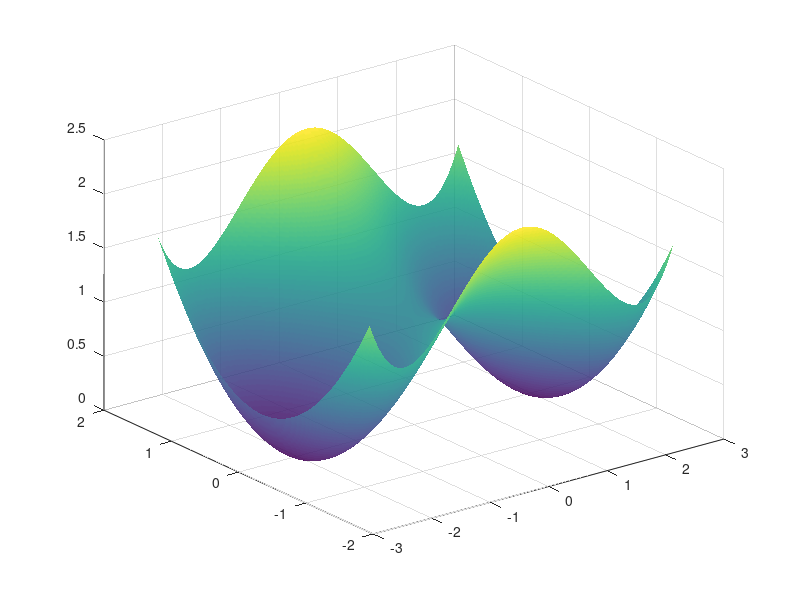

MATLAB code to generate this figure: (Note: this script raises an error after producing the figure.)
%% 2D bistable ecosystem potential: surface and gradient-descent trajectories
%
%   Phenomenological double-well potential (cusp catastrophe normal form):
%
%       V(x, y; b) = (x² - b)² / (4b)  +  c · y²
%
%   This is the normal form of the fold/cusp catastrophe widely used in
%   ecology to model regime shifts and bistability (Zeeman 1976, May 1977,
%   Scheffer et al. 2001).  The bifurcation parameter b controls the
%   number and position of stable states:
%     b > 0  →  two stable states at x* = ±√b  (bistable)
%     b = 0  →  fold bifurcation (one degenerate equilibrium)
%     b < 0  →  one stable state at x* = 0 (monostable)
%
%   Here b = 4, c = 0.5:
%       V(x, y) = (x² - 4)² / 16  +  y² / 2
%
%   x = normalised ecosystem state (e.g. vegetation cover, fish biomass)
%   y = environmental fluctuation  (e.g. soil moisture, turbidity)
%
%   Equilibria:
%     Stable (local minima):  (±2, 0),  V = 0
%     Unstable (saddle):       ( 0, 0),  V = 1
%
%   ODE system (gradient descent on V):
%       dx/dt = -∂V/∂x =  x - x³/4   [≡ x(1 - x²/4)]
%       dy/dt = -∂V/∂y = -y
%
%   References:
%     Zeeman (1976) Catastrophe theory. Sci. Am. 234, 65-83.
%     May (1977) Thresholds and breakpoints. Nature 269, 471-477.
%     Scheffer et al. (2001) Catastrophic shifts. Nature 413, 591-596.
%
%   Saves: plots/double_well_potential.pdf

%% ── Parameters ──────────────────────────────────────────────────────────

b = 4;      % bifurcation parameter — stable states at x* = ±√b = ±2
c = 0.5;    % y-curvature coefficient

x_vec = linspace(-2.6, 2.6, 300);   % state-variable grid
y_vec = linspace(-1.6, 1.6, 300);   % environmental-variable grid

tspan = [0, 6];                      % integration window

%% ── Potential and partial derivatives (anonymous functions) ──────────────

% V(x,y) = (x²-b)²/(4b) + c·y²
V    = @(x, y)   (x.^2 - b).^2 ./ (4*b)  +  c .* y.^2;

% ∂V/∂x = x(x²-b)/b  [= x³/b - x]
dVdx = @(x, y)   x .* (x.^2 - b) ./ b;

% ∂V/∂y = 2c·y
dVdy = @(x, y)   2*c .* y;

% 2D ODE:  [dx/dt; dy/dt] = -∇V
odefun = @(t, u) [ -dVdx(u(1), u(2)); ...
                   -dVdy(u(1), u(2)) ];

%% ── ODE solver options ───────────────────────────────────────────────────

odeOpts = odeset('RelTol', 1e-8, 'AbsTol', 1e-10);

%% ── Equilibria ───────────────────────────────────────────────────────────
% Analytical: ∇V = 0  →  x(x²-b)/b = 0  AND  2c·y = 0
%   Stable   (local minima, ∂²V/∂x²>0): (±√b, 0) = (±2, 0),  V = 0
%   Unstable (saddle,       ∂²V/∂x²<0): (  0,  0),            V = 1

eq_stable   = [ sqrt(b), 0 ; -sqrt(b), 0 ];   % [x, y] rows
eq_unstable = [ 0,       0 ];

fprintf('\n── Equilibria ──────────────────────────────────────────────\n');
for k = 1 : size(eq_stable, 1)
    fprintf('  Stable   (x*, y*) = (%+.4f, %+.4f)   V = %.4f\n', ...
            eq_stable(k,1), eq_stable(k,2), ...
            V(eq_stable(k,1), eq_stable(k,2)));
end
for k = 1 : size(eq_unstable, 1)
    fprintf('  Unstable (x*, y*) = (%+.4f, %+.4f)   V = %.4f\n', ...
            eq_unstable(k,1), eq_unstable(k,2), ...
            V(eq_unstable(k,1), eq_unstable(k,2)));
end
fprintf('────────────────────────────────────────────────────────────\n\n');

%% ── Trajectories ─────────────────────────────────────────────────────────

% Basin colours (matching MSS_figs.mlx palette)
col_right = [0.5059, 0.6078, 0.4039];   % green  — right basin (x0 > 0)
col_left  = [0.7137, 0.6353, 0.4118];   % brown  — left  basin (x0 < 0)

% 14 initial conditions as explicit [x0, y0] rows.
% Symmetric layout: 6 far-field (±2.2, ±1.4) × 2 y-levels,
% plus 2 near-saddle ICs that hug the separatrix.
ICs = [ ...
   -2.2, -1.0;   -2.2,  1.0; ...   % far left,  both y
   -1.4, -1.0;   -1.4,  1.0; ...   % mid left,  both y
   -0.6, -1.0;   -0.6,  1.0; ...   % near left, both y
    0.6, -1.0;    0.6,  1.0; ...   % near right,both y
    1.4, -1.0;    1.4,  1.0; ...   % mid right, both y
    2.2, -1.0;    2.2,  1.0; ...   % far right, both y
   -0.2,  0.0;    0.2,  0.0  ...   % on y=0, near separatrix
];  % 14 rows total

traj_all = {};

for k = 1 : size(ICs, 1)
    u0      = ICs(k, :).';
    [~, uu] = ode45(odefun, tspan, u0, odeOpts);

    tr.x      = uu(:, 1);
    tr.y      = uu(:, 2);
    tr.V      = V(uu(:,1), uu(:,2));
    tr.col    = col_right * (ICs(k,1) >= 0) + col_left * (ICs(k,1) < 0);
    tr.col_dk = tr.col * 0.60;   % darkened shade for the directional arrow
    traj_all{end+1} = tr;   
end

%% ── Shared publication style ─────────────────────────────────────────────

FS  = 22;             % base font size (pt)
LW  = 1.6;            % trajectory line width  (2.0 × 0.8 = 1.6)
FN  = 'Helvetica';    % axis font

red_col = [0.85 0.07 0.07];   % stable equilibrium marker
blk_col = [0    0    0   ];   % unstable equilibrium marker
MS  = 10;                     % marker size (pt)

%% ── Figure ───────────────────────────────────────────────────────────────

fig = figure('Units', 'centimeters', 'Position', [3 3 18 13], 'Color', 'w');
ax  = axes('Parent', fig);

% ─ 3D potential surface ───────────────────────────────────────────────────
[X_grid, Y_grid] = meshgrid(x_vec, y_vec);
V_surf = V(X_grid, Y_grid);

surf(X_grid, Y_grid, V_surf, 'EdgeColor', 'none', 'FaceAlpha', 0.88);
shading interp
colormap(ax, flipud(parula));
hold on;

% ─ Trajectories with directional arrows ──────────────────────────────────
lift      = 0.04;    % z-offset for trajectory lines (and arrows) above surface
arrow_len = 0.55;    % uniform arrow length in 3D data units

for k = 1 : numel(traj_all)
    tr = traj_all{k};
    n  = length(tr.x);

    % Trajectory line
    plot3(tr.x, tr.y, tr.V + lift, '-', ...
          'Color', tr.col, 'LineWidth', LW);

    % IC marker
    plot3(tr.x(1), tr.y(1), tr.V(1) + lift, 'o', ...
          'Color', tr.col, 'MarkerFaceColor', tr.col, ...
          'MarkerSize', 5, 'LineWidth', 1.0);

    % Directional arrow — sits on the trajectory at ~30 % along the curve.
    % Full 3D direction (dx, dy, dV) so the arrow follows the surface slope.
    % The tip stays above the surface because the trajectory itself runs at
    % V + lift, so the tip lands at ~V(x_tip, y_tip) + lift.
    if n < 6; continue; end
    idx = max(3, round(n * 0.20));
    i0  = max(1, idx - 3);
    i1  = min(n, idx + 3);

    dx_a  = tr.x(i1) - tr.x(i0);
    dy_a  = tr.y(i1) - tr.y(i0);
    dV_a  = tr.V(i1) - tr.V(i0);
    mag3d = sqrt(dx_a^2 + dy_a^2 + dV_a^2);
    if mag3d < 1e-10; continue; end

    u = dx_a / mag3d * arrow_len;
    v = dy_a / mag3d * arrow_len;
    w = dV_a / mag3d * arrow_len;

    quiver3(tr.x(idx), tr.y(idx), tr.V(idx) + lift, u, v, w, 0, ...
            'Color', tr.col, 'LineWidth', LW + 0.5, 'MaxHeadSize', 0.75);
end

% ─ Equilibria on the surface ─────────────────────────────────────────────
plot3(eq_stable(:,1),   eq_stable(:,2),   ...
      V(eq_stable(:,1),   eq_stable(:,2))   + lift, 'o', ...
      'Color', red_col, 'MarkerFaceColor', red_col, ...
      'MarkerSize', MS, 'LineWidth', 1.5);

plot3(eq_unstable(:,1), eq_unstable(:,2), ...
      V(eq_unstable(:,1), eq_unstable(:,2)) + lift, 'o', ...
      'Color', blk_col, 'MarkerFaceColor', blk_col, ...
      'MarkerSize', MS, 'LineWidth', 1.5);

% ─ Axes labels ───────────────────────────────────────────────────────────
xlabel('Ecosystem state, $x$', ...
       'Interpreter', 'latex', 'FontSize', FS, 'FontName', FN);
ylabel('Environmental variable, $y$', ...
       'Interpreter', 'latex', 'FontSize', FS, 'FontName', FN);
zlabel('Potential, $V$', ...
       'Interpreter', 'latex', 'FontSize', FS, 'FontName', FN);

% ─ View and axis scaling ──────────────────────────────────────────────────
view([-40, 25]);
xlim([-2.6,  2.6]);
ylim([-1.6,  1.6]);
zlim([ 0,    2.0]);     % clip high edges; saddle at V=1, wells at V=0

% Flatten the z-axis visually so the double-well shape reads clearly
pbaspect([2.6, 1.6, 0.9]);

ax.Box       = 'on';
ax.FontSize  = FS;
ax.FontName  = FN;
ax.LineWidth = 0.8;
ax.GridAlpha = 0.2;

%% ── Save figure ──────────────────────────────────────────────────────────

if ~exist('plots', 'dir')
    mkdir('plots');
end

exportgraphics(fig, 'plots/double_well_potential.pdf', 'ContentType', 'vector');
